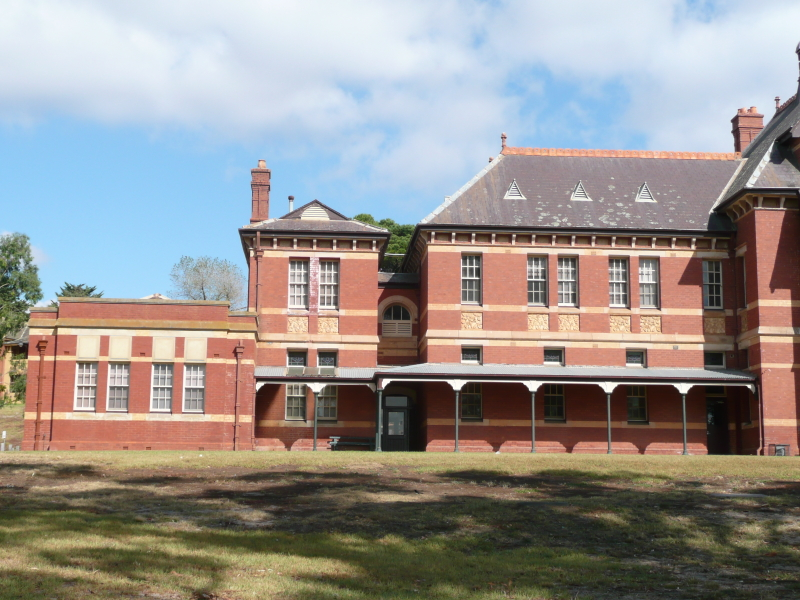
#> input picture nicholas/left.jpg, 800 x 600 px, given as the content of the folder images/left.jpg, which was not available
$ python stitcher.py --image left.jpg   (Python 2 division)
#> lines starting #> are read from the running program, lines starting #| are printed output that depends on the picture; pictures that were not available may be replaced by others from this repository, and a replacement may not be noted
import numpy as np
import imutils
import cv2

# Code adapted from https://www.pyimagesearch.com/2016/01/11/opencv-panorama-stitching/

class Stitcher:
	def __init__(self):
		# determine if we are using OpenCV v3.X
		self.isv3 = imutils.is_cv3()

	# [147 lines left out: functions stitch, detectAndDescribe, matchKeypoints, drawMatches, not called in this run]

	def cylindricalWarp(self, image):
		import math
		height, width, rgb = image.shape
		yc = int(height/2)
		xc = int(width/2)
		warpedImage = np.zeros((2*height, 2*width, rgb), dtype=np.uint8)
		focalLength = width * (5.4 / 3.2) # EXIF DATA AND GOOGLE AND MAGIC NUMBER
		maxY = -float('inf')
		maxX = -float('inf')
		minY = float('inf')
		minX = float('inf')
		for y in range(height):
			for x in range(width):
				xprime = focalLength * math.atan((x-xc)/focalLength)
				yprime = focalLength * (y-yc)/math.sqrt((x-xc)**2 + focalLength**2)
				xprime += width
				yprime += height
				maxY = max(yprime, maxY)
				maxX = max(xprime, maxX)
				minY = min(yprime, minY)
				minX = min(xprime, minX)
				if xprime < 0 or xprime >= 2*width or yprime < 0 or yprime >= 2*height:
					continue
				warpedImage[int(yprime), int(xprime)] = image[y, x]
		maxY = int(maxY)
		maxX = int(maxX)
		minY = int(minY)
		minX = int(minX)
		warpedImage = warpedImage[minY:maxY, minX:maxX]
		return warpedImage


import argparse
from imutils import paths
# construct the argument parse and parse the arguments
ap = argparse.ArgumentParser()
ap.add_argument('-i', '--image', required=True)
ap.add_argument('-m', '--match', action='store_true', default=False)
args = vars(ap.parse_args())
image_name = args['image']
match = args['match']
stitcher = Stitcher()
sourceImage = None
for i, imagePath in enumerate(paths.list_images('images/{}'.format(image_name))):
	if i == 0:
		sourceImage = cv2.imread(imagePath)
#> sourceImage is the input picture: shape (600, 800, 3); mean B, G, R 142.7, 146.1, 151
		sourceImage = imutils.resize(sourceImage, width=150)
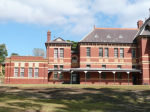
#> sourceImage: shape (112, 150, 3); mean B, G, R 142.7, 146.1, 151
		sourceImage = stitcher.cylindricalWarp(sourceImage)
#> after the loop in cylindricalWarp, `for y in range(height):`:
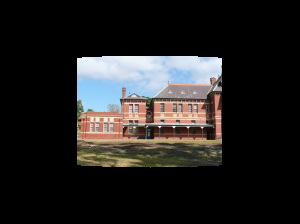
#> warpedImage: shape (224, 300, 3); mean B, G, R 34, 34.8, 36
#> in cylindricalWarp, `warpedImage = warpedImage[minY:maxY, minX:maxX]`:
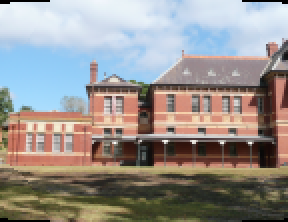
#> warpedImage: shape (111, 144, 3) (shown 2 times larger); mean B, G, R 142.6, 145.8, 150.6
		continue

	# load the two images and resize them to have a width of 400 pixels
	# (for faster processing)
	warpImage = cv2.imread(imagePath)
	warpImage = imutils.resize(warpImage, width=150)
	warpImage = stitcher.cylindricalWarp(warpImage)

	matched_result = stitcher.stitch([sourceImage, warpImage], showMatches=match)
	(result, vis) = matched_result
	cv2.imshow('stitched', result)
	if match:
		cv2.imshow("Keypoint Matches", vis)
	cv2.waitKey(0)
	cv2.destroyAllWindows()
	sourceImage = result
